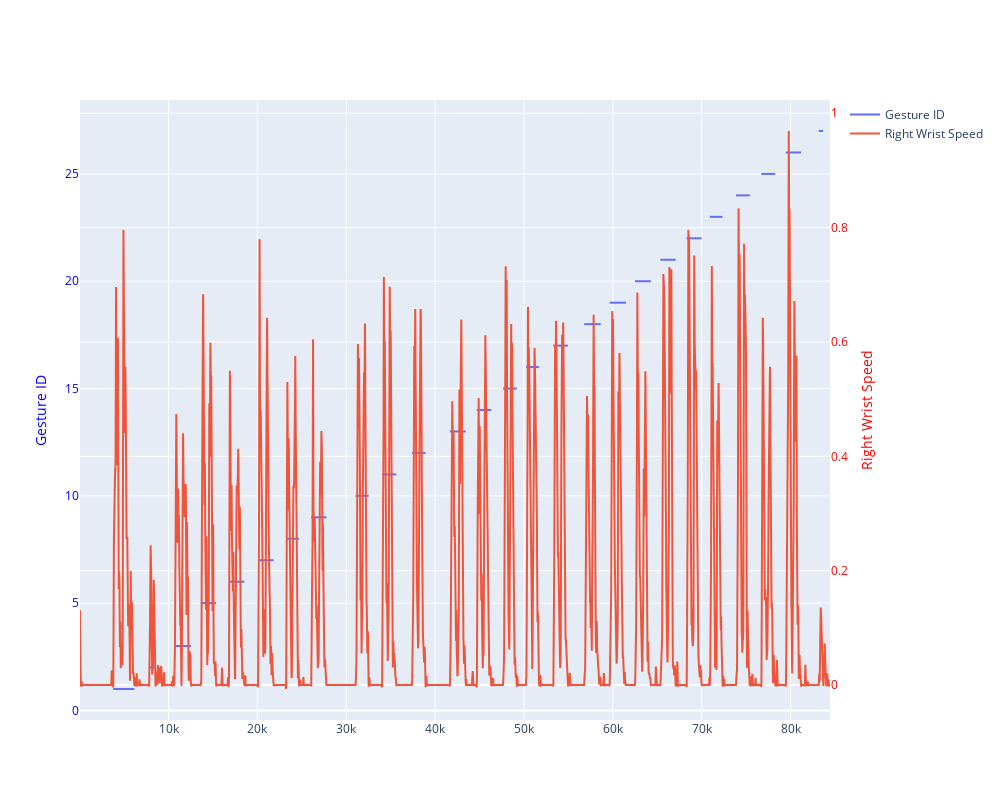

Source (notebook cell):
### Code cell
# Plot the gesture_id column to see the results
import plotly.graph_objects as go

fig = go.Figure()

# Add the first trace with the gesture_id column
fig.add_trace(go.Scatter(x=df['time_ms'], y=df['gesture_id'], name='Gesture ID'))

# Add the second trace with the right_wrist_speed column
fig.add_trace(go.Scatter(x=df['time_ms'], y=df['right_wrist_speed'], name='Right Wrist Speed', yaxis='y2'))

# Set the layout with two y-axes
fig.update_layout(
       yaxis=dict(
              title='Gesture ID',
              titlefont=dict(color='blue'),
              tickfont=dict(color='blue')
       ),
       yaxis2=dict(
              title='Right Wrist Speed',
              titlefont=dict(color='red'),
              tickfont=dict(color='red'),
              overlaying='y',
              side='right'
       ),
       # change size of the figure
       width=1000,
       height=800
)

fig.show()

### Figure 1 — Plotly figure (JSON) as saved in the notebook; plotly's stock layout.template omitted (floating-point values rounded to 4 significant figures; data arrays with more than 128 entries replaced by an {"elided": "..."} marker saying what was removed)
{"data": [{"name": "Gesture ID", "type": "scatter", "x": {"elided": "8442 float values"}, "y": {"elided": "8442 int values"}}, {"name": "Right Wrist Speed", "type": "scatter", "x": {"elided": "8442 float values"}, "y": {"elided": "8442 float values"}, "yaxis": "y2"}], "layout": {"height": 800, "width": 1000, "yaxis": {"tickfont": {"color": "blue"}, "title": {"font": {"color": "blue"}, "text": "Gesture ID"}}, "yaxis2": {"overlaying": "y", "side": "right", "tickfont": {"color": "red"}, "title": {"font": {"color": "red"}, "text": "Right Wrist Speed"}}}}
